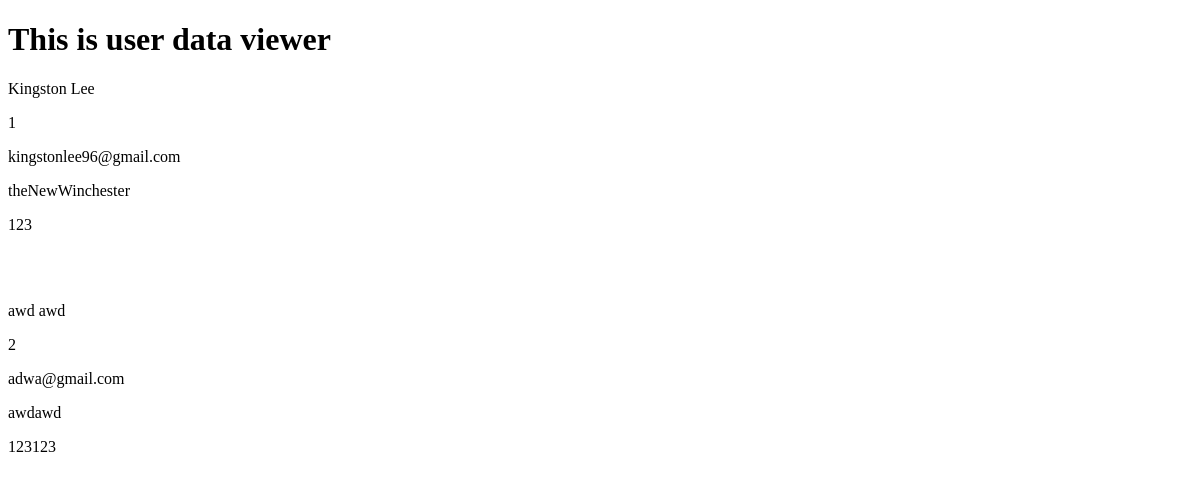
Page /userDataViewer on the earlier database version.
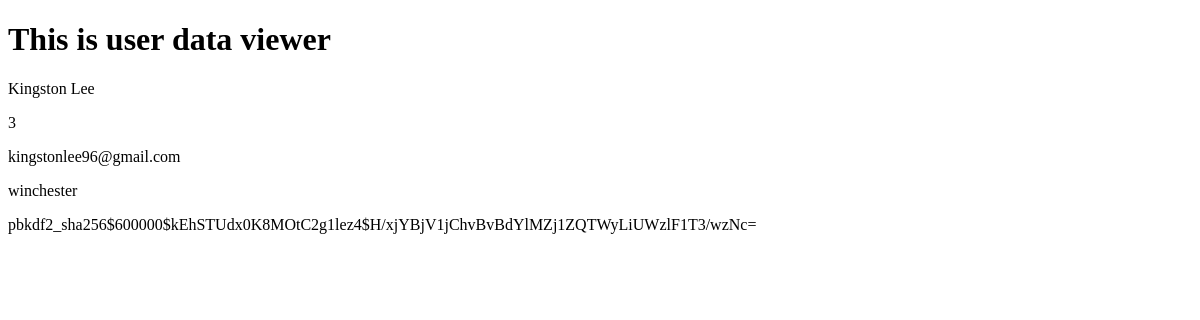
Same page on the later database version.
### user/models.py (models this page shows)
class User(AbstractUser):
    firstName = models.CharField(max_length=20)
    lastName = models.CharField(max_length=20)
    def __str__(self):
            return (self.firstName + " " + self.lastName)

### user/views.py (the view)
# urls.py: path('userDataViewer', userviews.userDataViewer),
def userDataViewer(request):
    users = User.objects.all()
    return render(request, 'dataviewer.html', {'users': users})

### user/templates/dataviewer.html (shortened to what this page needs)
<!DOCTYPE html>
<html lang="en">
<head>
</head>
<body>
    <h1>This is user data viewer</h1>
    {% for user in users%}
        <p>{{user}}</p>
        <p>{{user.id}}</p>
        <p>{{user.email}}</p>
        <p>{{user.username}}</p>
        <p>{{user.password}}</p>
        <br>
        <br>
    {% endfor %}
</body>
</html>

Differences in the rows shown:
removed User: firstName+lastName "Kingston Lee", id "1", email "kingstonlee96@gmail.com", username "theNewWinchester", password "123"
removed User: firstName+lastName "awd awd", id "2", email "adwa@gmail.com", username "awdawd", password "123123"
added User: firstName+lastName "Kingston Lee", id "3", email "kingstonlee96@gmail.com", username "winchester", password "pbkdf2_sha256$600000$kEhSTUdx0K8MOtC2g1lez4$H/xjYBjV1jChvBvBdYlMZj1ZQTWyLiUWzlF1T3/wzNc="
